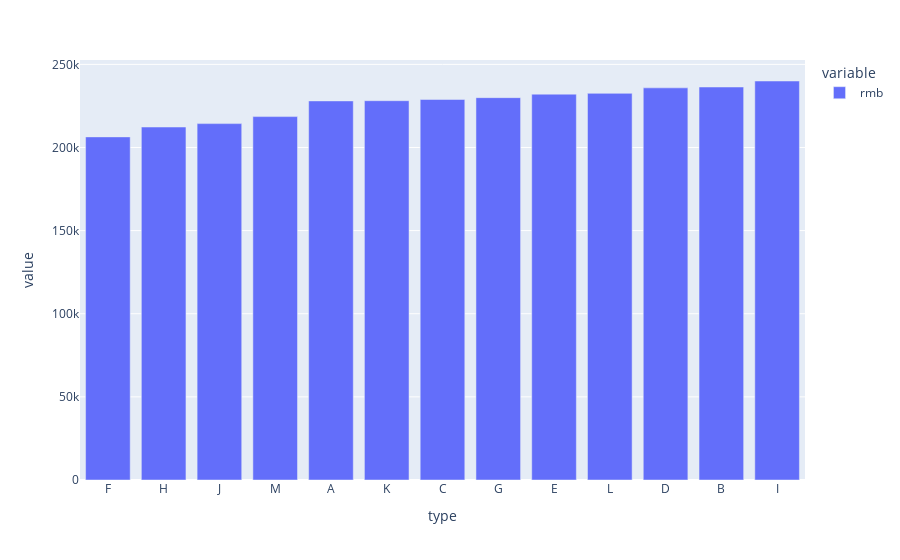

Write notebook code for a chart like this one.
### Code cell
# 这里再复习了之前的 sort_values 
# 按 rmb 排序后再算图
new_df.sort_values(by="rmb").plot.bar()

### Figure 1 — Plotly figure (JSON) as saved in the notebook; plotly's stock layout.template omitted (floating-point values rounded to 4 significant figures)
{"data": [{"alignmentgroup": "True", "hovertemplate": "variable=rmb<br>type=%{x}<br>value=%{y}<extra></extra>", "legendgroup": "rmb", "marker": {"color": "#636efa"}, "name": "rmb", "offsetgroup": "rmb", "orientation": "v", "showlegend": true, "textposition": "auto", "type": "bar", "x": ["F", "H", "J", "M", "A", "K", "C", "G", "E", "L", "D", "B", "I"], "xaxis": "x", "y": [206378, 212301, 214356, 218575, 228007, 228146, 228876, 229962, 232074, 232547, 235864, 236375, 239990], "yaxis": "y"}], "layout": {"barmode": "relative", "legend": {"title": {"text": "variable"}, "tracegroupgap": 0}, "margin": {"t": 60}, "xaxis": {"anchor": "y", "domain": [0, 1], "title": {"text": "type"}}, "yaxis": {"anchor": "x", "domain": [0, 1], "title": {"text": "value"}}}}
